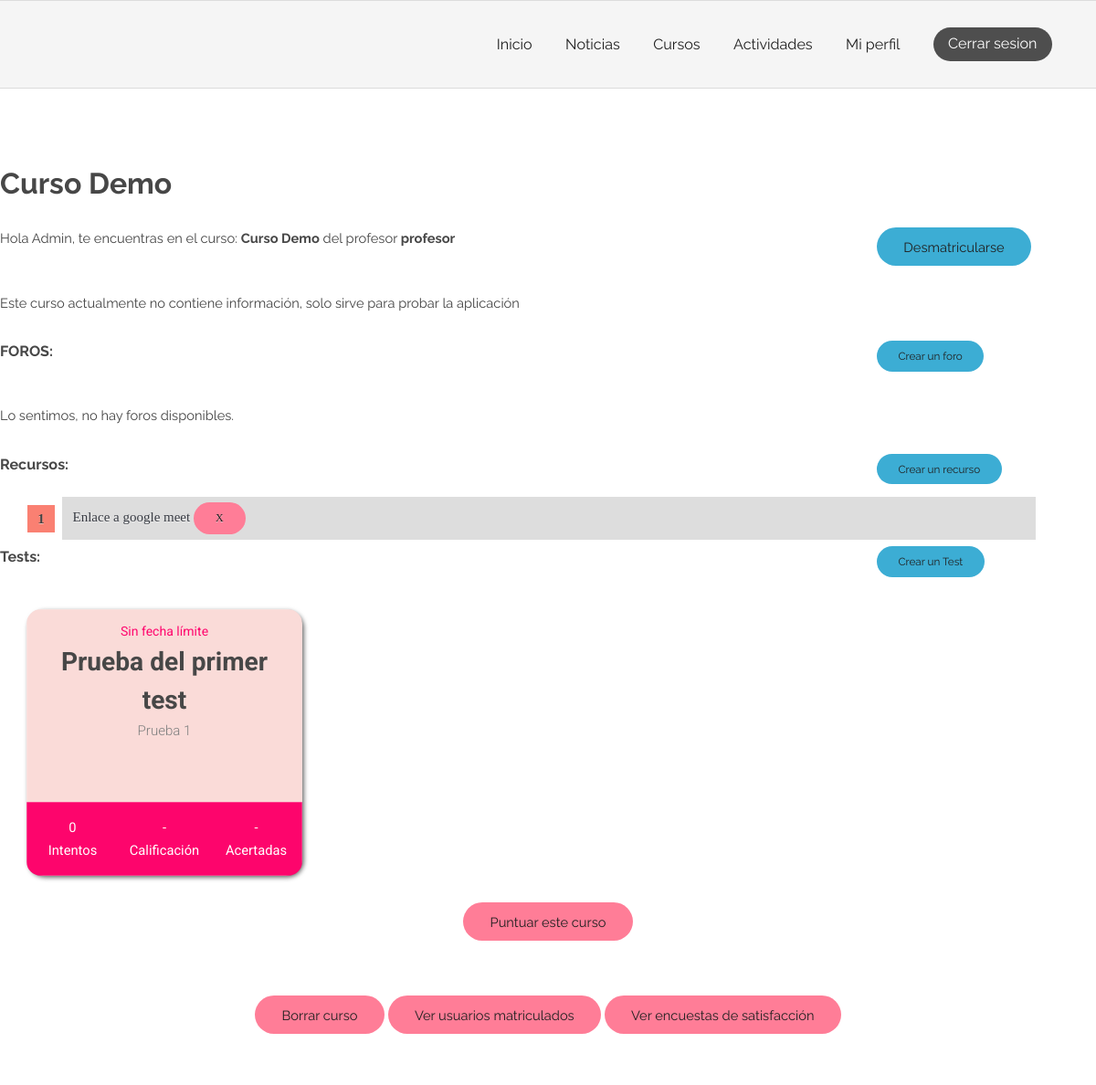
Before: /courses/1/ (signed in, upper part) with the older database file.
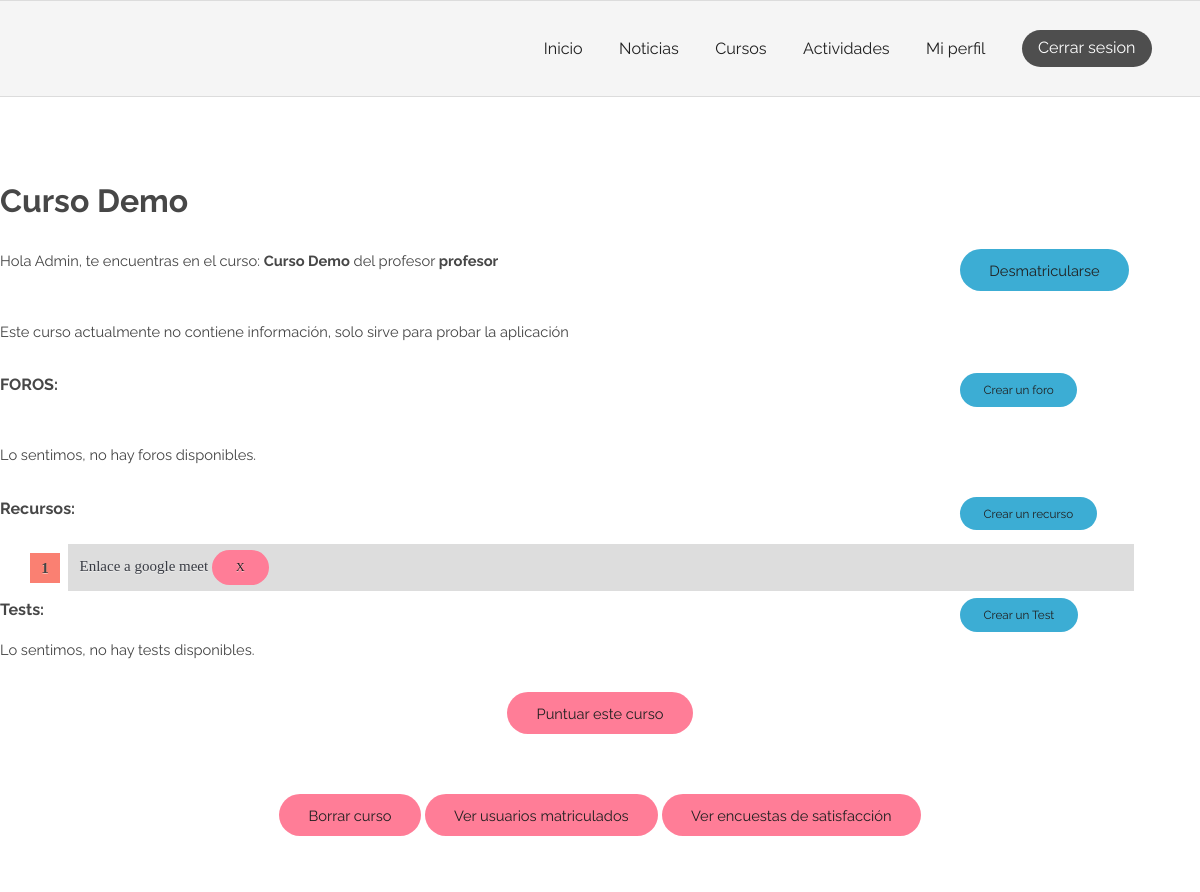
After: the same page with the newer database file.
### resources/models.py (models this page shows)
class Resource(models.Model):
    activityCourseFk = models.IntegerField()
    activityCourseType = models.CharField(max_length=20)
    resourceText = models.CharField(max_length=200)
    resourceLink = models.CharField(max_length=200)
    pub_date = models.DateTimeField(verbose_name="date published", auto_now_add=True)
    class Meta:
        verbose_name = "Recurso"
        verbose_name_plural = "Recursos"

### quiz/models.py (models this page shows, shortened)
class Quiz(models.Model):
    title = models.CharField(max_length=50)
    description = models.CharField(max_length=1000, blank=True, null=True)
    maximum_date = models.DateTimeField(verbose_name="Maximum Date", null=True)
    repeatable = models.BooleanField()
    show_qualification = models.BooleanField(default=False)
    activity = models.ForeignKey(Activity, on_delete=models.CASCADE, null=True, blank=True)
    course = models.ForeignKey(Course, on_delete=models.CASCADE, null=True, blank=True)
    class Meta:
        constraints = [
            models.CheckConstraint(
                check = (
                    models.Q(activity__isnull = True, course__isnull = False)
                    |
                    models.Q(activity__isnull = False, course__isnull = True)
                ),
                name='Quiz_activityAndCourse_are_null_or_notnull'
            ),
        ]

### courses/views.py (the view)
# urls.py: path('<int:course_id>/', views.join, name='join'), # /courses/curso/1
@login_required
def join(request, course_id):
    course = get_object_or_404(Course, pk=course_id)
    success = False
    isOwner = is_owner(request.user, course.teacher)
    if request.user not in course.enrolled_users.all() and not isOwner :
        return inscription(request, course_id)
    forumListCourse = Forum.objects.filter(activityCourseType='Course', activityCourseFk=course.id)
    resourceListCourse = Resource.objects.filter(activityCourseType='Course', activityCourseFk=course.id)
    dic_test = {}
    quizListCourse = Quiz.objects.filter(course=course)
    for q in quizListCourse:
        qualifications = Qualification.objects.filter(quiz=q, user=request.user)
        attempts = qualifications.count()
        max_user_qualification = qualifications.order_by('-total_score').first()
        if max_user_qualification and q.show_qualification:
            list_questions = Question.objects.filter(quiz=q)
            max_qualification = list_questions.aggregate(Sum('question_score'))['question_score__sum']
            num_questions = list_questions.count()
            dic_test[q.id] = [
                str(attempts),
                str(max_user_qualification.total_score)+'/'+str(max_qualification),
                str(max_user_qualification.total_correct_questions)+'/'+str(num_questions)
            ]
        else:
            dic_test[q.id] = [str(attempts), None, None]
    show_de_enroll = False
    if request.user in course.enrolled_users.all():
        show_de_enroll = True
    show_review = False
    if Review.objects.all().filter(user=request.user, enrollable_id=course.id).count() <= 0:
        show_review = True
    context = {
        'course': course,
        'success': success,
        'usuario': request.user,
        'isOwner': isOwner,
        'show_de_enroll':show_de_enroll,
        'show_review' : show_review,
        'forumListCourse': forumListCourse,
        'resourceListCourse': resourceListCourse,
        'dic_test':dic_test,
        'quizListCourse': quizListCourse,
        'courseOrActivity': COURSE
    }
    return render(request, 'courses/curso.html', context)

### AprendeAyudando/templatetags/auth_extras.py (called while the page is built)
@register.filter(name='is_owner')
def is_owner(user, request_user):
    return True if user==request_user else False

@register.filter(name='get_item_from_index')
def get_list_items_card(list, quiz_id):
    return list[quiz_id]

### AprendeAyudando/templates/courses/curso.html (shortened to what the changed rows need)
{% extends "registration/base.html" %}
{% block style %}
    {% load static %}
    <link rel="stylesheet" type="text/css" href="{% static 'courses/style.css' %}">
{% endblock %}
{% block content %}
<section class="wrapper login">
    {% load auth_extras %}
    <div class="container 100%">
        <h1 style="padding-left: 0px;" class="courseTitle">{{ course.title }}</h1>
        <div class="courseElement">
            <div class="courseElementContent">
                {% if resourceListCourse %}
                    <ol id="prettyList" style="width:92%;">
                        {% for resource in resourceListCourse %}
                        <li id="prettyListItem"><a href="{{ resource.resourceLink }}" target="_blank">{{ resource.resourceText }}</a>
                            <a class="button small pink" href="{% url 'resources:delete' resource.id %}">X</a></li>
                        {% endfor %}
                    </ol>
                {% else %}
                    <p>Lo sentimos, no hay recusos disponibles.</p>
                {% endif %}
            </div>
        </div>
            <div class="quizElements">
                {% if quizListCourse %}
                        {% for quiz in quizListCourse %}
                            <a href="{% url 'quiz:startQuiz' quiz.id %}" class="quizElements">
                            <div class="card">
                                <div class="card-text">
                                    {% if quiz.maximum_date is not None %}
                                        <span class="date">Fecha límite: {{quiz.maximum_date}}</span>
                                    {% else %}
                                        <span class="date">Sin fecha límite</span>
                                    {% endif %}
                                    <h2 class="clearh2">{{ quiz.title }}</h2>
                                    <p>{{ quiz.description }}</p>
                                </div>
                                {% with list_info=dic_test|get_item_from_index:quiz.id %}
                                    <div class="card-stats">
                                        <div class="stat">
                                            <div class="value">{{list_info|get_item_from_index:0}}</div>
                                            <div class="type">Intentos</div>
                                        </div>
                                        <div class="stat border">
                                            <div class="value">
                                                {% if list_info|get_item_from_index:1 is None %}
                                                    -
                                                {% else %}
                                                    {{list_info|get_item_from_index:1}}
                                                {% endif %}
                                            </div>
                                            <div class="type">Calificación</div>
                                        </div>
                                        <div class="stat">
                                            <div class="value">
                                                {% if list_info|get_item_from_index:2 is None %}
                                                    -
                                                {% else %}
                                                    {{list_info|get_item_from_index:2}}
                                                {% endif %}
                                            </div>
                                            <div class="type">Acertadas</div>
                                        </div>
                                    </div>
                                {% endwith %}
                            </div>
                            </a>
                        {% endfor %}
                {% else %}
                    <p>Lo sentimos, no hay tests disponibles.</p>
                {% endif %}
            </div>
</section>
{% endblock %}

Changed rows visible on the page:
removed Quiz: shows "Sin fecha límite", title "Prueba del primer test", description "Prueba 1", list_info "0"
Other visible differences:
text now shown: "Lo sentimos, no hay tests disponibles."
